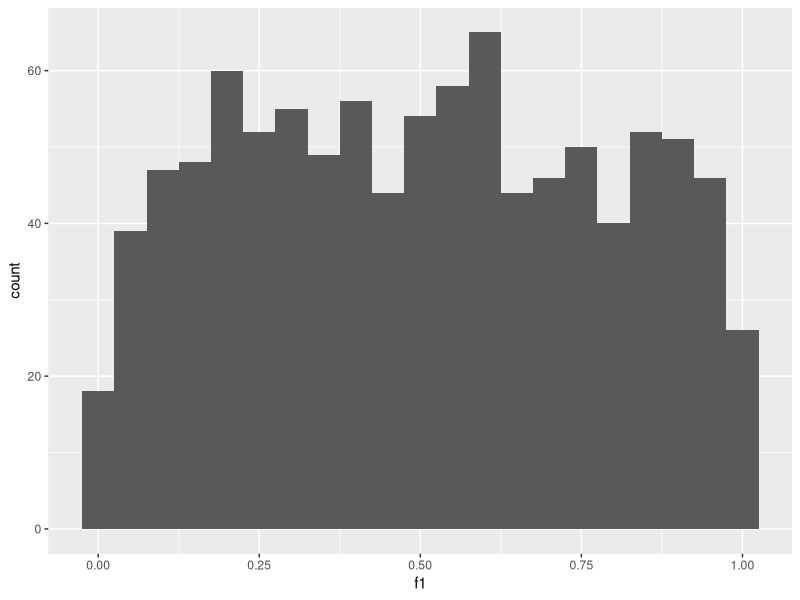
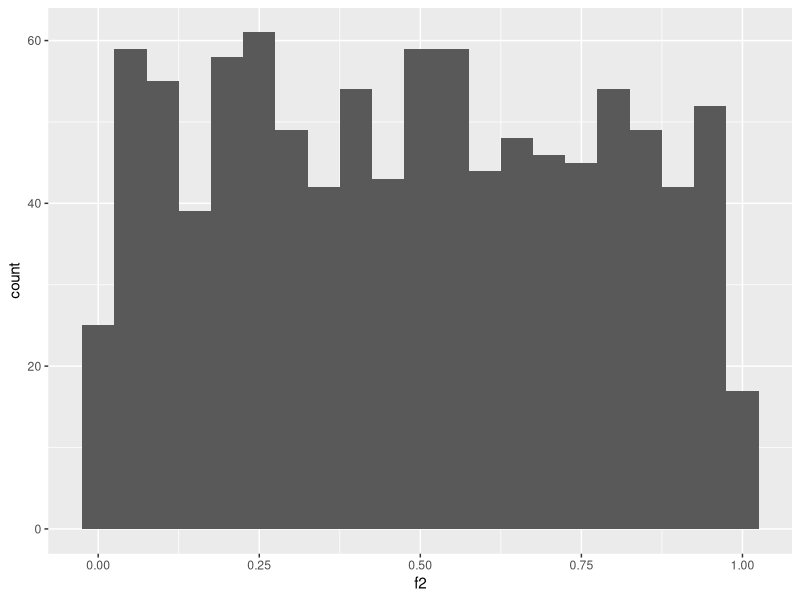
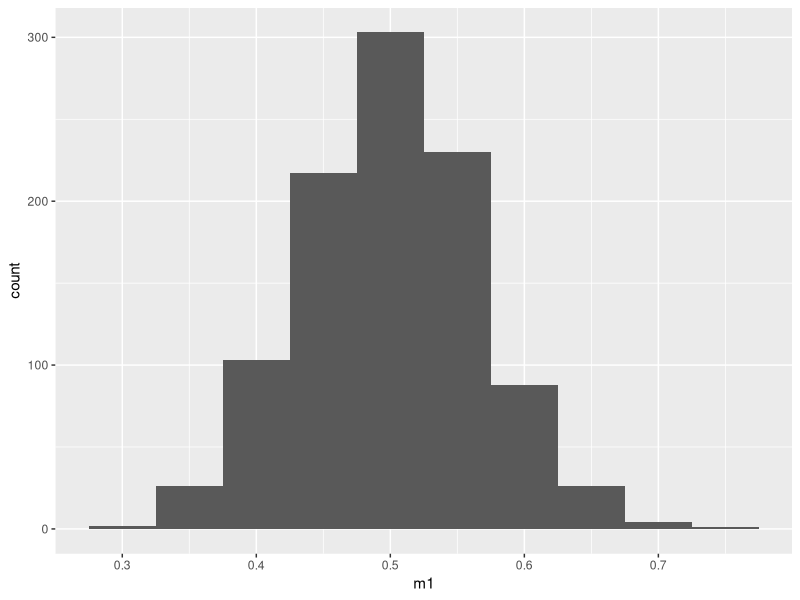
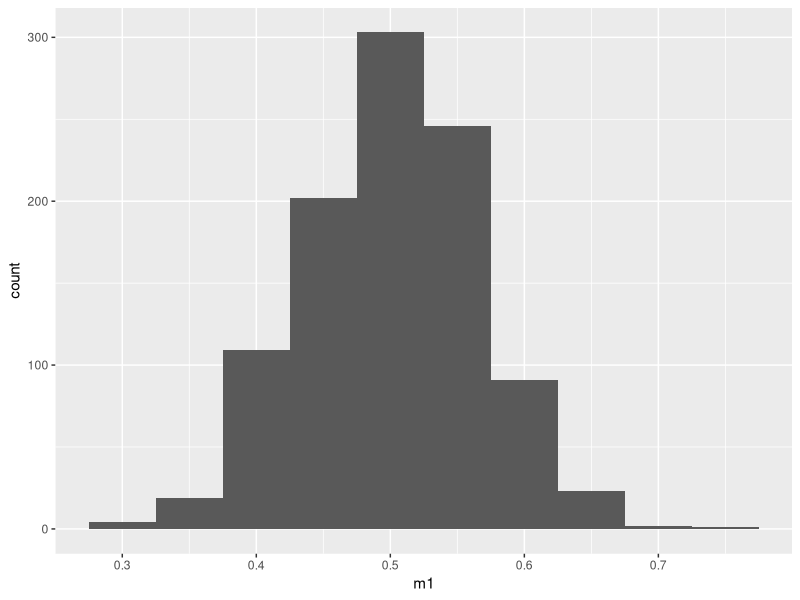

Reproduce these figures in R, in order.
## ---- chunk 1

library(ggplot2)

# First sampling function
sampleFn1 <- function()
{
  x <- runif(1,0,2)
  
   if(x > 1)
   {
     x = 2 - x
   }
  
  return <- x
}

# Second sampling function
sampleFn2 <- function()
{
  x <- runif(1,0,2)
  
  if(x > 1)
  {
    x = x - 1
  }
  else
  {
    x = 1 - x
  }
  
  return <- x
}

fn1Samples <- vector(mode="numeric", length=0)
fn2Samples <- vector(mode="numeric", length=0)

# generate 1000 samples from each function
for(i in 1:1000)
{
  fn1Samples <- append(fn1Samples,sampleFn1())
  fn2Samples <- append(fn2Samples,sampleFn2())
}

data <- data.frame(f1 = fn1Samples, f2 = fn2Samples)

## Plot pdfs
p1 <- ggplot(data, aes(x=f1)) + geom_histogram(binwidth=.05)
p1
p2 <- ggplot(data, aes(x=f2)) + geom_histogram(binwidth=.05)
p2

#### Q4 and Q5####

## function calculates the mean of the samples from a function
getSampleMeans <- function(n, pdf) {
  samples <- vector(mode="numeric", length=0)
  for(i in 1:n)
  {
    samples <- append(samples,pdf())
  }
  
  return <- mean(samples)
}

# function used to verify the central limit theorem.
# n= number of pdf means, pdf = the pdf of the funciton we want to test
# numIterations = number of iterations to generate means for
verifyCLM <- function(n,pdf, numIterations)
{
  meanSamples <- vector(mode="numeric", length=0)
  
  #n = 10
  for(i in 1:numIterations)
  {
    meanSamples <- append(meanSamples,getSampleMeans(n, pdf))
  }
  
  meanData <- data.frame(m1 = meanSamples)
  
  return <- meanData
}

# Test first sampling function
clmData <- verifyCLM(20, sampleFn1, 1000)

p3 <- ggplot(clmData, aes(x=m1)) + geom_histogram(binwidth=.05)
p3

# Test second sampling function
clmData <- verifyCLM(20, sampleFn2, 1000)

p4 <- ggplot(clmData, aes(x=m1)) + geom_histogram(binwidth=.05)
p4
